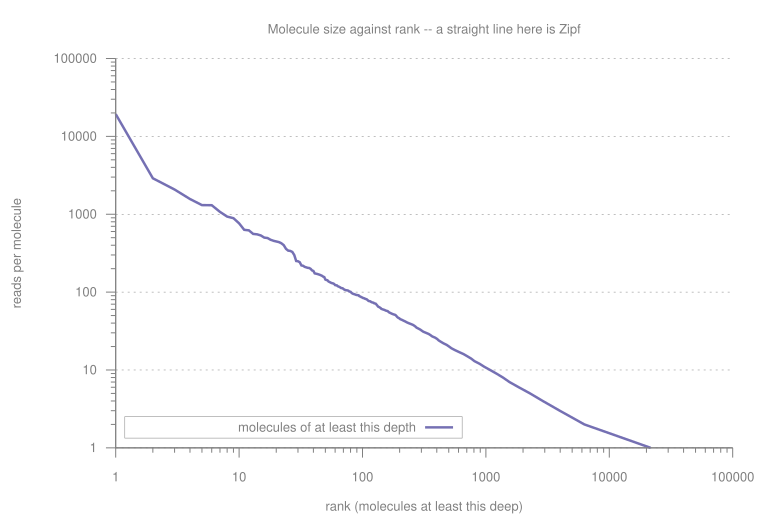

Source code (gnuplot):
set terminal svg size 760,520 font "Helvetica,13" enhanced
set output "/Users/mikesh/vcs/code/migec/assets/mig_size_zipf.svg"
set border 3 lw 1 lc rgb "#808080"
set tics nomirror out textcolor rgb "#808080"
set title textcolor rgb "#808080"
set xlabel textcolor rgb "#808080"
set ylabel textcolor rgb "#808080"
set y2label textcolor rgb "#808080"
# Inside, bottom right, opaque-bordered but unfilled -- a legend in the margin makes every figure
# wider than its data and is the first thing a journal asks you to move.
set key inside bottom right box lw 0.5 lc rgb "#808080" textcolor rgb "#808080" samplen 2 spacing 1.1
set style fill solid 0.85 noborder
set grid ytics lw 0.5 lc rgb "#808080" dt 3
set datafile separator "\t"
set datafile missing "NA"

set title "Molecule size against rank -- a straight line here is Zipf"
set xlabel "rank (molecules at least this deep)"
set ylabel "reads per molecule"
set logscale xy
set key inside bottom left
# The rank curve is the cumulative count of the size spectrum, read from the deep end down, which
# is why the spectrum is emitted at EXACT sizes and not in power-of-two bins: four bins make four
# steps and a straight line cannot be told from a bent one.
zipf = 0
plot "< sort -t'	' -k1,1nr '/Users/mikesh/vcs/code/migec/assets/PBMC.sizes.tsv' | grep -v size"      using (zipf = zipf + $3, zipf):1 with lines lw 2.5 lc rgb "#7570b3"      title "molecules of at least this depth"
